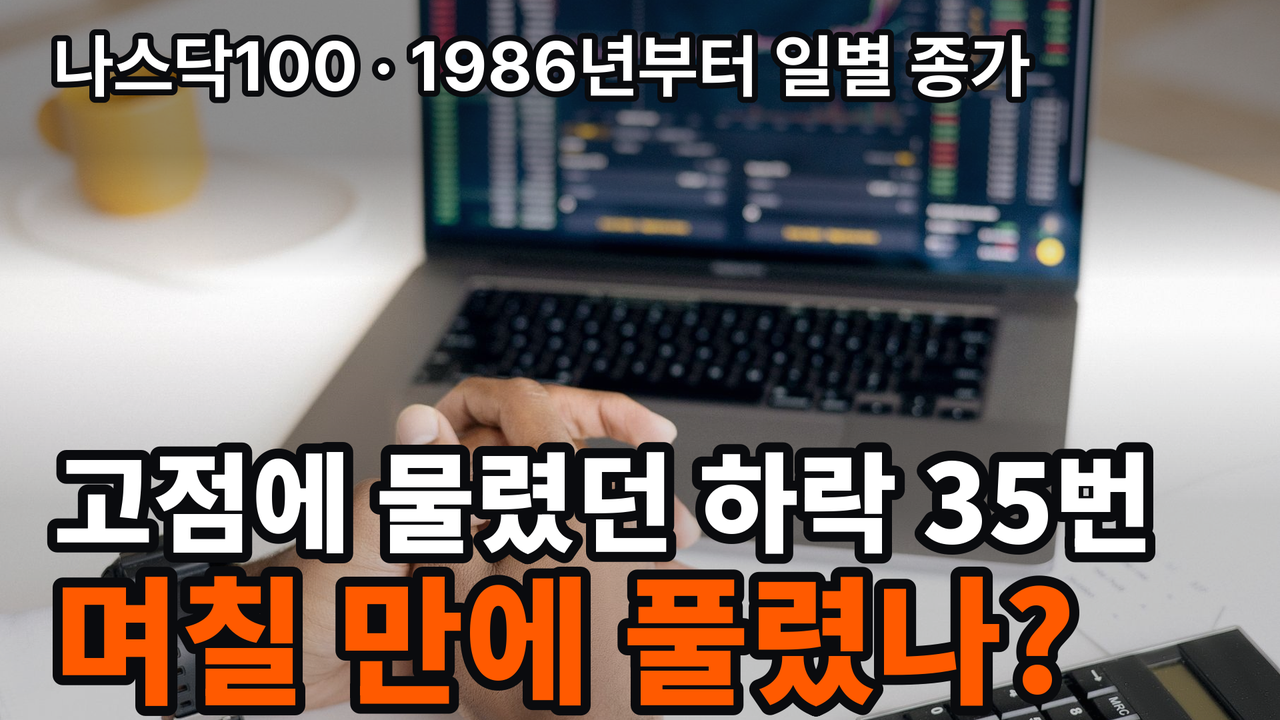
#> input picture work/research/visual/NDX-1-thumb/ndx1_b.png, 1280 x 720 px
$ python board_c39.py ../ndx1_b.png ../ndx1_c.png ../ndx1_c.png
#> lines starting #> are read from the running program, lines starting #| are printed output that depends on the picture
# C-39 경쟁 옆 홈 6장 판 (copywriter 11/27) — 판 PNG는 경쟁 썸네일 포함이라 git add 금지
import sys,glob
from PIL import Image, ImageDraw, ImageFont
ours,compdir,outpre=sys.argv[1],sys.argv[2],sys.argv[3]
comp=sorted(glob.glob(compdir+'/*.jpg'))[:5]
font=ImageFont.truetype('C:/Windows/Fonts/malgunbd.ttf',26)
W,H=412,232
for bi,pos in enumerate([1,4,5]):
    rot=comp[bi:]+comp[:bi]; items=rot[:pos]+[ours]+rot[pos:]
    B=Image.new('RGB',(3*W+40,2*(H+40)+10),'white'); d=ImageDraw.Draw(B)
#> after `B = Image.new('RGB', (3 * W + 40, 2 * (H + 40) + 10), 'white')`: B: PIL image 1276x554 RGB; every value is 255
    for i,p in enumerate(items):
        x=10+(i%3)*(W+10); y=10+(i//3)*(H+40)
        B.paste(Image.open(p).convert('RGB').resize((W,H)),(x,y)); d.text((x,y+H+4),f'{i+1}번',fill='black',font=font)
#> after `B.paste(Image.open(p).convert('RGB').resize((W, H)), (x, y))`:
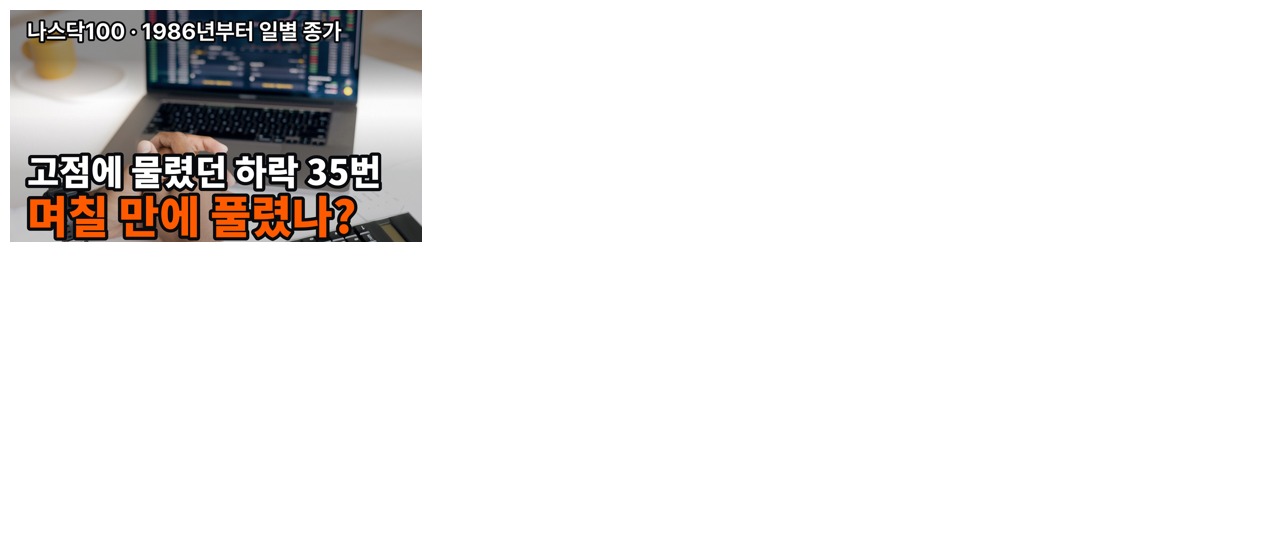
#> B: PIL image 1276x554 RGB; mean R, G, B 237.5, 236, 235.3
    B.save(f'{outpre}_{bi+1}.png'); print(bi+1,'ours at',pos+1)
#| 1 ours at 2
